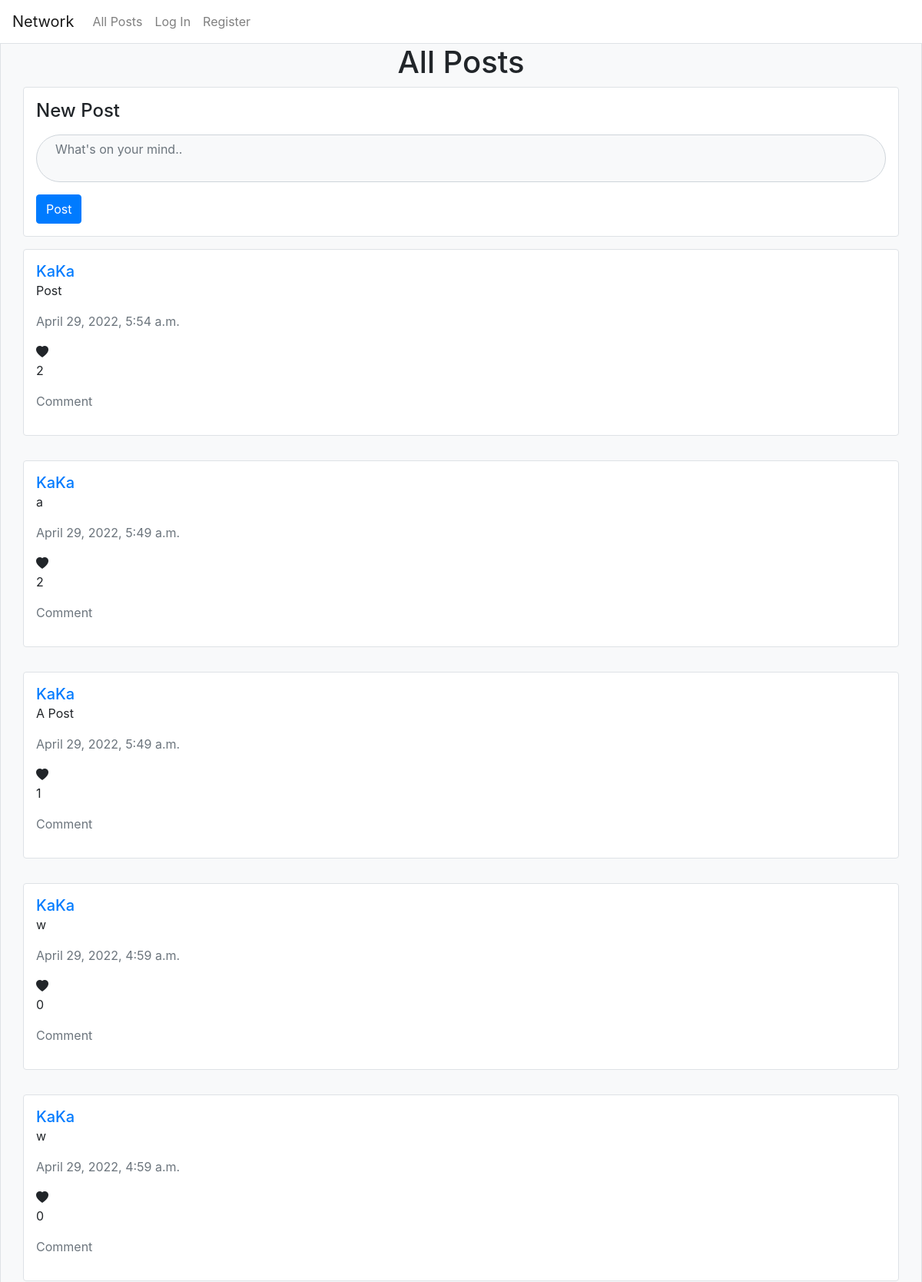
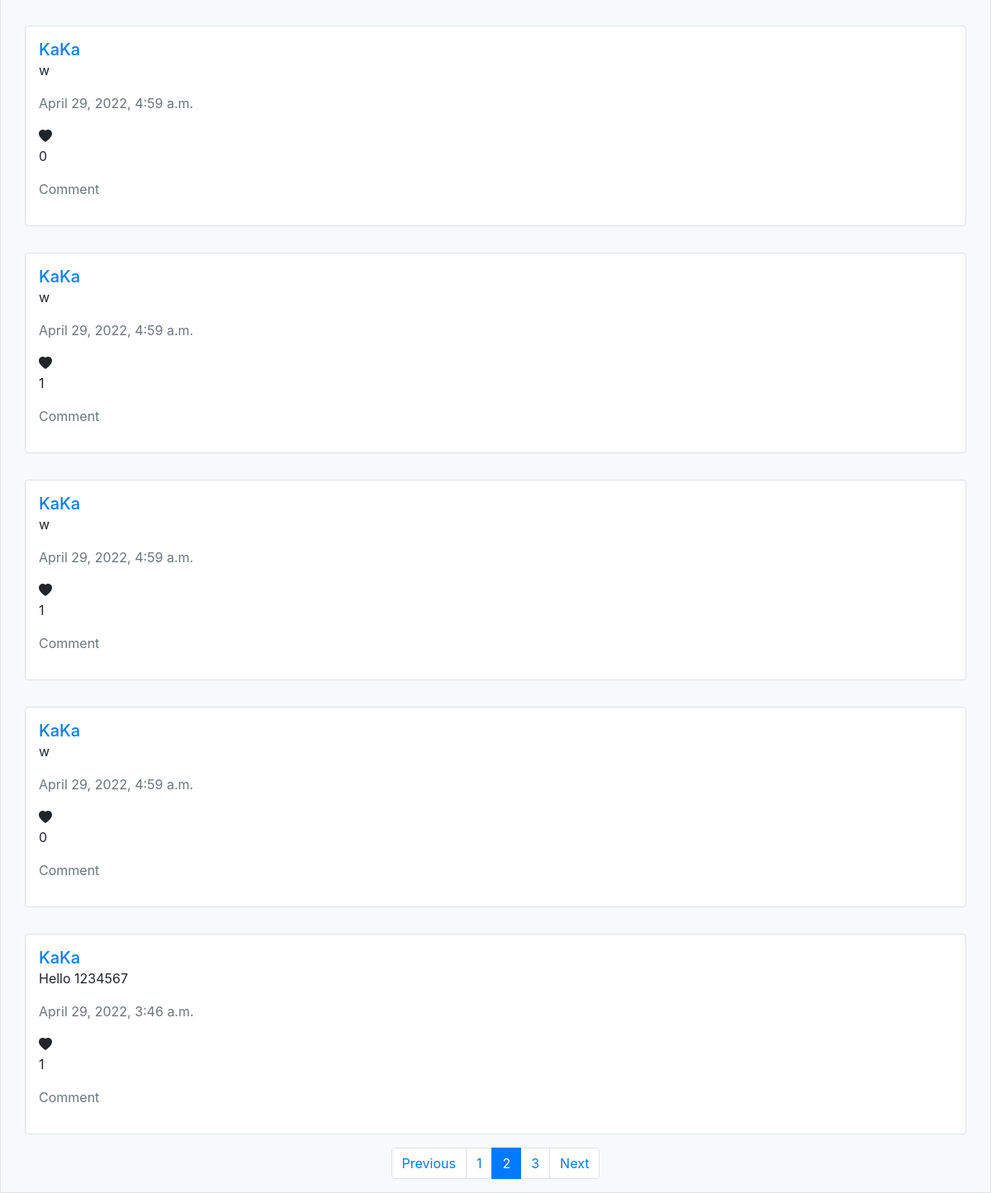
Screenshot of /?pnum=2 with the database file from the repository (2 pictures, top to bottom).
### network/models.py (models this page shows, shortened)
class BaseModel(models.Model):
    content = models.TextField()
    likes = models.PositiveIntegerField(default=0)
    date_created = models.DateTimeField(auto_now_add=True)
    class Meta:
        abstract = True

class Post(BaseModel):
    author = models.ForeignKey(
        settings.AUTH_USER_MODEL, null=True, on_delete=models.SET_NULL, related_name="post")

class User(AbstractUser):
    following = models.ManyToManyField(
        "self", null=True, blank=True, symmetrical=False, related_name="follower")
    liked_post = models.ManyToManyField(
        "Post", null=True, blank=True, related_name="liked_user")
    liked_comment = models.ManyToManyField(
        "Comment", null=True, blank=True, related_name="liked_user")

### network/views.py (the view)
# urls.py: path("", views.index, name="index"),
def index(request):
    posts = Post.objects.all().order_by("-date_created")
    paginator = Paginator(posts, 10)
    page_number = request.GET.get("pnum", 1)
    page_obj = paginator.get_page(page_number)
    if request.user.is_authenticated:
        for obj in page_obj:
            obj.is_liked = request.user.liked_post.filter(pk=obj.id).exists()
    return render(request, "network/index.html", {
        "page_obj": page_obj,
        "title": "All Posts",
        "name": "index"
    })

### network/templates/network/index.html (shortened to what this page needs)
{% extends "network/layout.html" %}
{% block body %}
    <h1 class="text-left">{{ title }}</h1>
    <div class="container p-3 rounded border border-1 bg-white">
        <form action="{% url 'post' %}" method="POST">
            <label for="post-content" class="form-label h4 mb-3">New Post</label>
            <textarea id="post-content" class="form-control mb-3 px-4 rounded-pill word-break bg-light" name="content" rows="2" placeholder="What's on your mind.." class="form-control" required></textarea>
            <input type="submit" value="Post" class="btn btn-primary">
        </form>
    </div>
    {% include "network/content.html" %}
{% endblock %}

### network/templates/network/content.html (shortened to what this page needs)
{% for post in page_obj %}
    <div class="container my-3 p-3 rounded border border-1 bg-white">
        <a href="{% url 'profile' post.author.id %}" class="h5">{{ post.author.username }}</a>
        <div class="content-container" data-id="{{ post.id }}">
            <p class="content">{{ post.content }}</p>
        </div>
        <p class="date-created text-muted">{{ post.date_created }}</p>
        {% if post.is_liked %}
            <i class="like-post-btn bi bi-heart-fill" style="color: red" data-id="{{ post.id }}"></i>
        {% else %}
            <i class="like-post-btn bi bi-heart-fill" data-id="{{ post.id }}"></i>
        {% endif %}
        <p class="like-count">{{ post.likes }}</p>
        <p class="comment text-muted" data-id="{{ post.id }}">Comment</p>
    </div>
{% empty %}
    <h1>No post yet.</h1>
{% endfor %}
<nav aria-label="Page navigation">
    <ul class="pagination">
        {% if page_obj.has_previous %}
            <li class="page-item"><a class="page-link" href="?pnum={{ page_obj.previous_page_number }}">Previous</a></li>
        {% else %}
            <li class="page-item disabled"><a class="page-link" href="#">Previous</a></li>
        {% endif %}
        {% for i in page_obj.paginator.page_range %}
            {% if i <= page_obj.number|add:2 and i >= page_obj.number|add:-2 %}
                {% if i == page_obj.number %}
                    <li class="page-item active"><a class="page-link" href="?pnum={{ i }}">{{ i }}</a></li>
                {% else %}
                    <li class="page-item"><a class="page-link" href="?pnum={{ i }}">{{ i }}</a></li>
                {% endif %}
            {% endif %}
        {% endfor %}
        {% if page_obj.has_next %}
            <li class="page-item"><a class="page-link" href="?pnum={{ page_obj.next_page_number }}">Next</a></li>
        {% else %}
            <li class="page-item disabled"><a class="page-link" href="#">Next</a></li>
        {% endif %}
    </ul>
</nav>

### network/static/network/styles.css (style rules this page uses)
textarea.form-control { resize: none; }
.content { word-wrap: break-word; white-space: pre-wrap; word-break: break-word; }
.like-post-btn, .like-comment-btn, .edit-post-btn, .comment { user-select: none; cursor: pointer; }

### rows the page displays
Post: author.username "KaKa", content "Post", date_created "April 29, 2022, 5:54 a.m.", likes "2"
Post: author.username "KaKa", content "a", date_created "April 29, 2022, 5:49 a.m.", likes "2"
Post: author.username "KaKa", content "A Post", date_created "April 29, 2022, 5:49 a.m.", likes "1"
Post: author.username "KaKa", content "w", date_created "April 29, 2022, 4:59 a.m.", likes "0"
Post: author.username "KaKa", content "w", date_created "April 29, 2022, 4:59 a.m.", likes "0"
Post: author.username "KaKa", content "w", date_created "April 29, 2022, 4:59 a.m.", likes "0"
Post: author.username "KaKa", content "w", date_created "April 29, 2022, 4:59 a.m.", likes "1"
Post: author.username "KaKa", content "w", date_created "April 29, 2022, 4:59 a.m.", likes "1"
Post: author.username "KaKa", content "w", date_created "April 29, 2022, 4:59 a.m.", likes "0"
Post: author.username "KaKa", content "Hello 1234567", date_created "April 29, 2022, 3:46 a.m.", likes "1"

### other values shown
{{ title }} "All Posts"
{{ i }} "1" "3"
{{ i }} "2"
